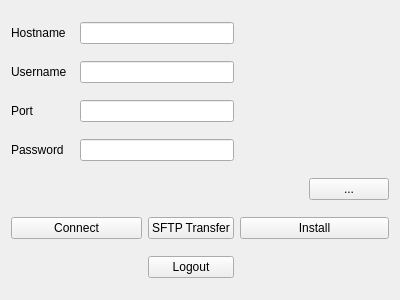
<?xml version="1.0" encoding="UTF-8"?>
<ui version="4.0">
 <class>sftp_form</class>
 <widget class="QWidget" name="sftp_form">
  <property name="geometry">
   <rect>
    <x>0</x>
    <y>0</y>
    <width>400</width>
    <height>300</height>
   </rect>
  </property>
  <property name="windowTitle">
   <string>Form</string>
  </property>
  <layout class="QGridLayout" name="gridLayout">
   <item row="0" column="0">
    <widget class="QLabel" name="hostname_label">
     <property name="text">
      <string>Hostname</string>
     </property>
    </widget>
   </item>
   <item row="0" column="1" colspan="2">
    <widget class="QLineEdit" name="hostname_line_edit"/>
   </item>
   <item row="1" column="0">
    <widget class="QLabel" name="username_label">
     <property name="text">
      <string>Username</string>
     </property>
    </widget>
   </item>
   <item row="1" column="1" colspan="2">
    <widget class="QLineEdit" name="username_line_edit"/>
   </item>
   <item row="2" column="0">
    <widget class="QLabel" name="port_label">
     <property name="text">
      <string>Port</string>
     </property>
    </widget>
   </item>
   <item row="2" column="1" colspan="2">
    <widget class="QLineEdit" name="port_line_edit"/>
   </item>
   <item row="3" column="0">
    <widget class="QLabel" name="password_label">
     <property name="text">
      <string>Password</string>
     </property>
    </widget>
   </item>
   <item row="3" column="1" colspan="2">
    <widget class="QLineEdit" name="password_line_edit">
     <property name="echoMode">
      <enum>QLineEdit::Password</enum>
     </property>
    </widget>
   </item>
   <item row="4" column="0" colspan="4">
    <widget class="QLabel" name="browse_label">
     <property name="text">
      <string notr="true"/>
     </property>
     <property name="openExternalLinks">
      <bool>false</bool>
     </property>
    </widget>
   </item>
   <item row="4" column="4">
    <widget class="QPushButton" name="browse_button">
     <property name="text">
      <string>...</string>
     </property>
    </widget>
   </item>
   <item row="5" column="0" colspan="2">
    <widget class="QPushButton" name="connect_button">
     <property name="text">
      <string>Connect</string>
     </property>
    </widget>
   </item>
   <item row="5" column="2">
    <widget class="QPushButton" name="transfer_button">
     <property name="text">
      <string>SFTP Transfer</string>
     </property>
    </widget>
   </item>
   <item row="5" column="3" colspan="2">
    <widget class="QPushButton" name="install_button">
     <property name="text">
      <string>Install</string>
     </property>
    </widget>
   </item>
   <item row="6" column="2">
    <widget class="QPushButton" name="logout_button">
     <property name="text">
      <string>Logout</string>
     </property>
    </widget>
   </item>
  </layout>
 </widget>
 <resources/>
 <connections/>
</ui>
